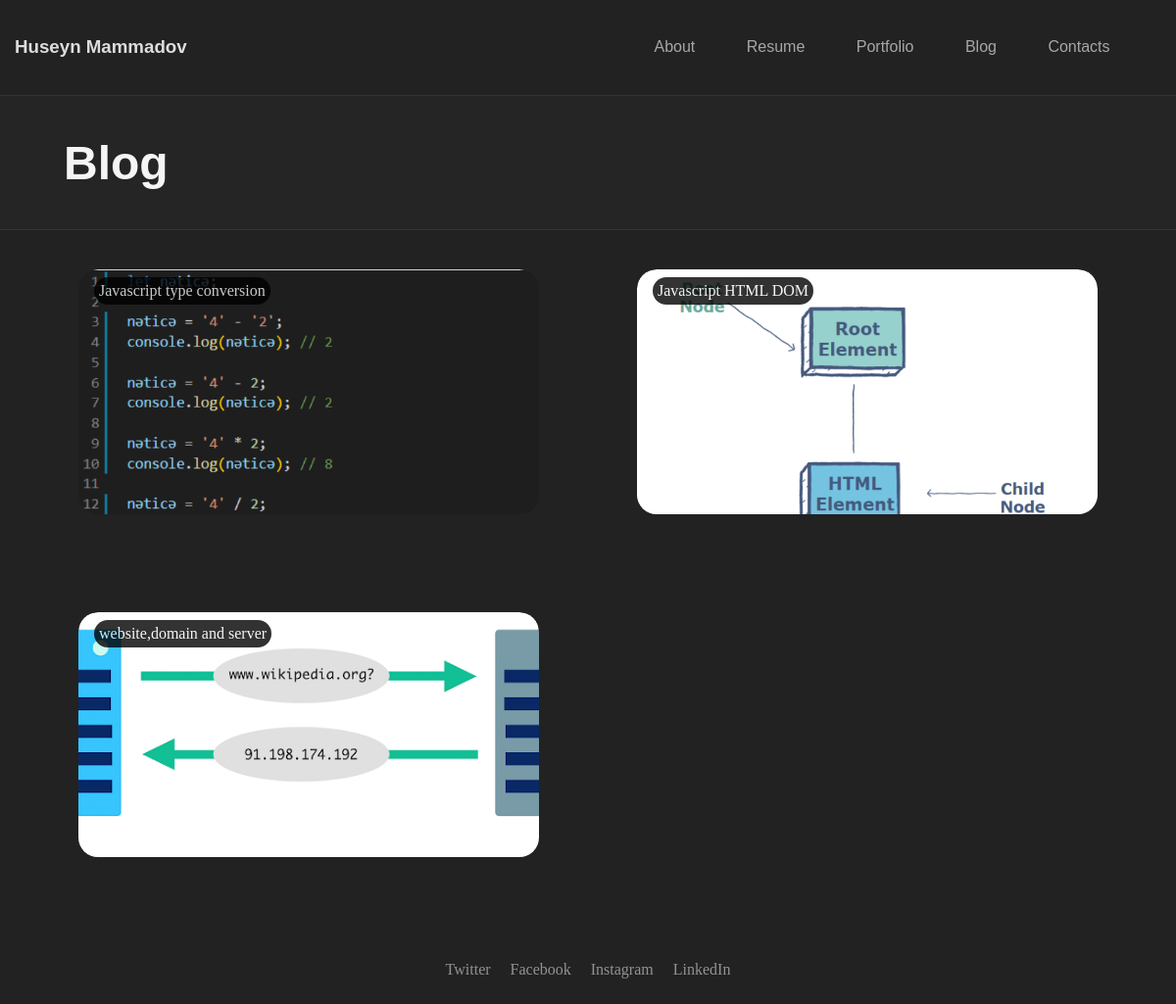
/blog, run on an earlier commit of the app's database.
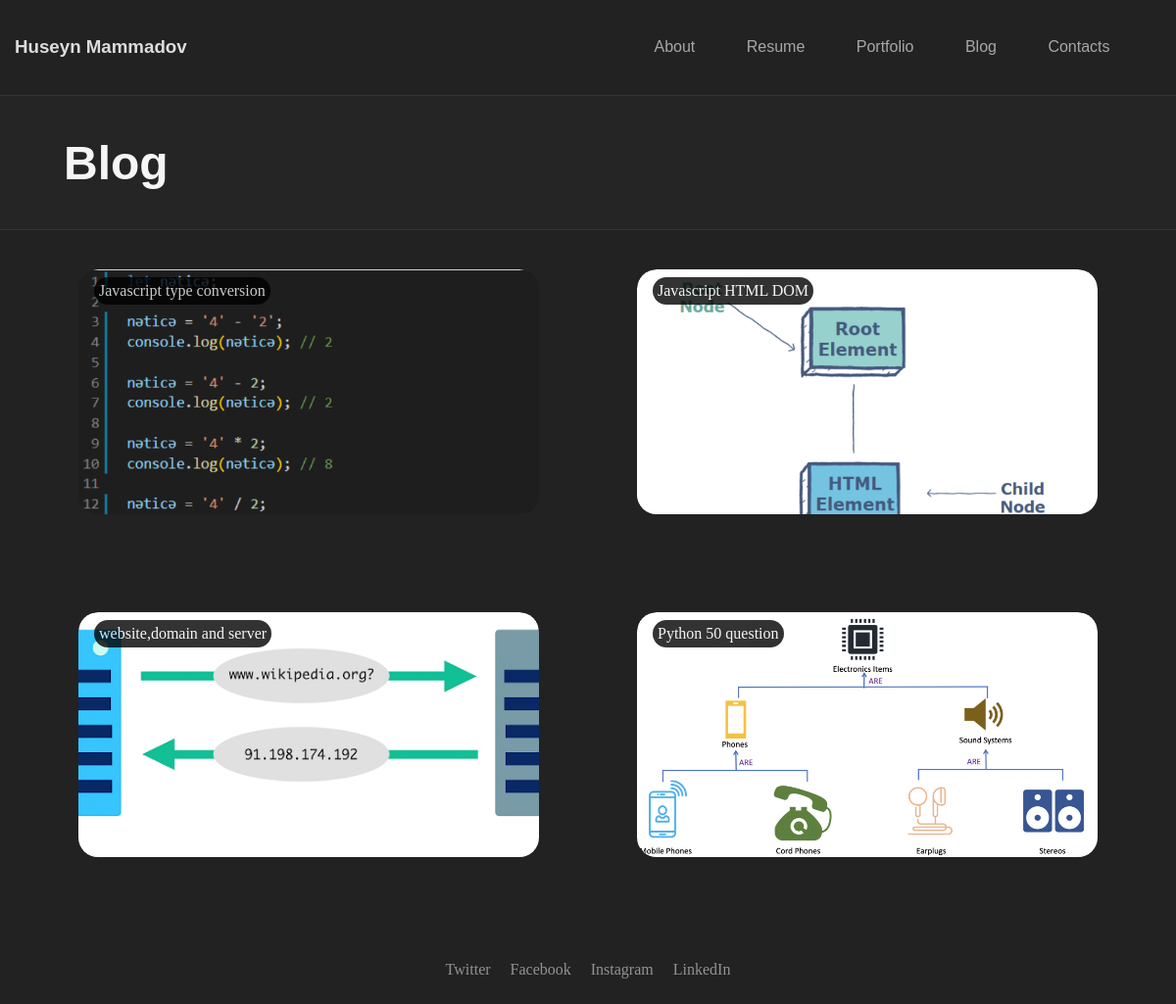
And on a later commit of the database.
### models.py (models this page shows)
class Blog(db.Model):
    id=db.Column(db.Integer,primary_key=True)
    blog_img=db.Column(db.String(100))
    blog_name=db.Column(db.String(100))
    blog_link=db.Column(db.String(100))

### app/routes.py (the view)
@app.route("/blog")
def app_blog():
    from models import Blog
    blog=Blog.query.all()
    return render_template("app/blog.html", blog=blog)

### templates/app/blog.html
{% extends "app/base.html" %}
{% block content %}
<section class="container-fluid text">
    <div class="col-12"></div>
        <div class="portfolio-text">
            <h1>Blog</h1>
        </div>
</section>
<section class="blog-container">
    <div class="blog-grid-container">
        {% for blog in blog %}
        <a href="{{blog.blog_link}}">
            <div class="blog-items">
                <img src="static/uploads/{{blog.blog_img}}" alt="">
                <div class="top-left-text">{{blog.blog_name}}</div>
            </div>
        </a>
        {% endfor %}
    </div>
</section>
{% endblock %}

What changed in the data, as far as the page shows it:
added Blog: blog_img (picture), blog_name "Python 50 question"
